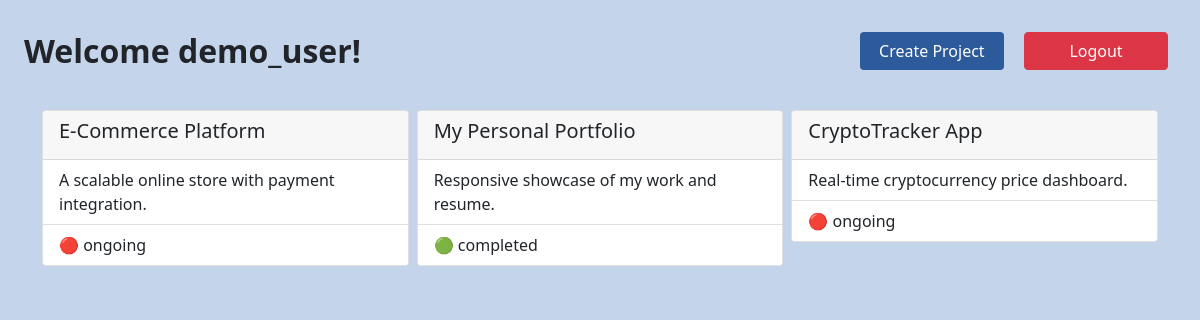
The app's page /home (signed in) with its own data.
### projectManager/models.py (models this page shows, shortened)
class Project(models.Model):
    title = models.CharField(max_length=50)
    creator = models.ForeignKey(User, on_delete=models.CASCADE, related_name='projects')
    short_description = models.TextField(max_length=80)
    long_description = models.TextField()
    technologies = models.ManyToManyField(Technology, related_name='technologies')
    status = models.CharField(max_length=20, choices=STATUS_CHOICES, default='ongoing')
    created_at = models.DateTimeField(auto_now_add=True)

### projectManager/views.py (the view)
# urls.py: 2. Add a URL to urlpatterns:  path('', views.home, name='home')
@login_required
def home(request):
    projects = request.user.projects.all()
    return render(request, "projectManager/home.html", {
        'projects' : projects,
    })

### projectManager/templates/projectManager/home.html
{% extends 'projectManager/layout.html' %}
{% load static %}
{% block body %}
<nav class="navbar p-4">
  <span class="navbar-title">Welcome {{ request.user.username }}!</span>
  <div class="w-50 text-end">
    <a class="btn btn-main m-2 w-25" href="{% url 'create_project' %}">Create Project</a>
    <a class="btn btn-danger m-2 w-25" href="{% url 'logout' %}">Logout</a>
  </div>
</nav>
<main class="m-2">
  <div class="container">
    <div class="row gx-2">
      {% for project in projects %}
      <a href="{% url 'project' project.id %}" class="col-12 col-md-4 mb-2 text-decoration-none">
        <div class="card">
        <div class="card-header text-dark">
          <h5>{{ project.title }}</h5>
        </div>
        <ul class="list-group list-group-flush">
          <li class="list-group-item">{{ project.short_description }}</li>
          {% if project.status == "ongoing" %}
          <li class="list-group-item">🔴 {{ project.status }}</li>
          {% else %}
          <li class="list-group-item">🟢 {{ project.status }}</li>
          {% endif %}
        </ul>
      </div>
      </a>
      {% endfor %}
    </div>
  </div>
</main>
{% endblock %}

### projectManager/static/projectManager/styles.css (style rules this page uses)
body { background-color:#c4d4ea; }
.btn-main { background-color: #2d5a9a; color: white; }
.navbar-title { font-size: 2rem; font-weight: bolder; }

### records on screen
Project: title "E-Commerce Platform", short_description "A scalable online store with payment integration.", status "ongoing"
Project: title "My Personal Portfolio", short_description "Responsive showcase of my work and resume.", status "completed"
Project: title "CryptoTracker App", short_description "Real-time cryptocurrency price dashboard.", status "ongoing"

### other values on screen
{{ request.user.username }} "demo_user"
